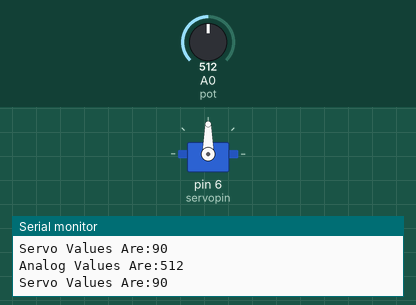
Simulated run of this sketch. Board: Arduino Uno, built with avr-gcc and run on an emulated ATmega328P. On the bench: servo, the last lines printed to the serial monitor. The test bench sets the inputs (shaded band); at power-on: A0 (pot) = 512.

Above: at 1.8 s.
1.9 s: A0 (pot) set to 716
At 2.8 s:
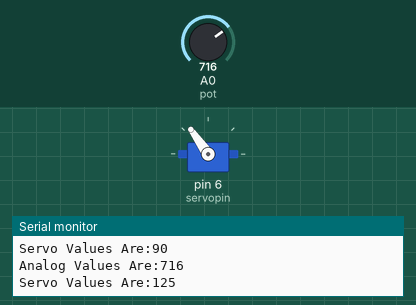
3.5 s: A0 (pot) set to 900
At 4.4 s:
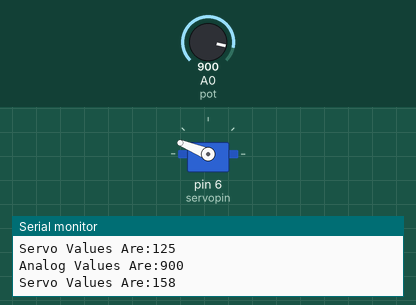
5.5 s: A0 (pot) set to 1023
At 7.1 s:
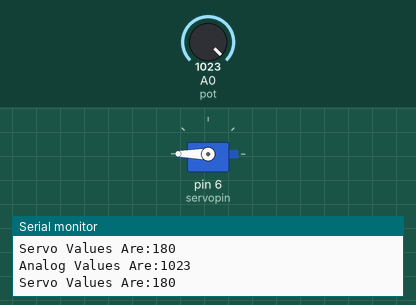
7.5 s: A0 (pot) set to 306
At 8.7 s:
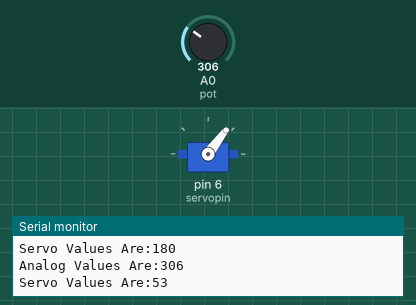
9.5 s: A0 (pot) set to 122
At 10.3 s:
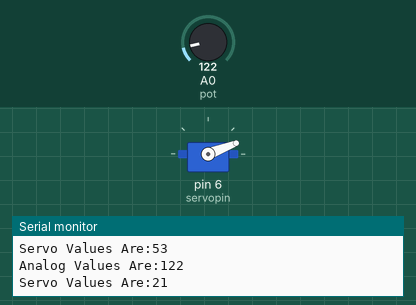
11.5 s: A0 (pot) set to 0
At 13.1 s:
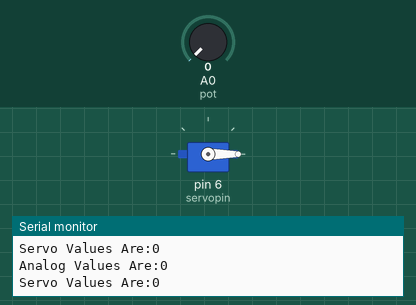
Timing chart, 0 to 14.5 s (numbered marks = the images above; inputs shaded):
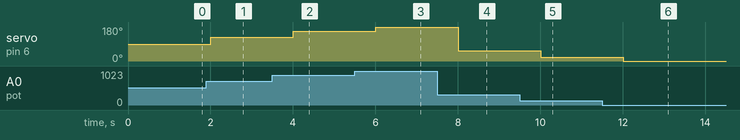

The sketch:

15th_Arduino_Project.ino
```cpp
#include<Servo.h>
int pot = A0;
int servopin = 6;
int val;
Servo myservo;
void setup() {
  // put your setup code here, to run once:
  Serial.begin(9600);
  myservo.attach(servopin);
  pinMode(A0, INPUT);
  pinMode(6, OUTPUT);


}

void loop() {
  // put your main code here, to run repeatedly:
  val = analogRead(pot);
  Serial.print("Analog Values Are:");
  Serial.println(val);
  val = (180./1023.)*val;
  Serial.print("Servo Values Are:");
  Serial.println(val);
  myservo.write(val);
  delay(1000);


}
```

Measured:
- after the input at 1.9 s, servo on pin 6 (servopin): 90° → 125° after 0.10 s
- after the input at 3.5 s, servo on pin 6 (servopin): 125° → 158° after 0.50 s
- after the input at 5.5 s, servo on pin 6 (servopin): 158° → 180° after 0.51 s
- after the input at 7.5 s, servo on pin 6 (servopin): 180° → 53° after 0.51 s
- after the input at 9.5 s, servo on pin 6 (servopin): 53° → 21° after 0.51 s
- after the input at 11.5 s, servo on pin 6 (servopin): 21° → 0° after 0.51 s
